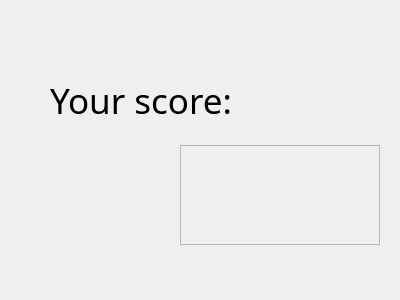
<?xml version="1.0" encoding="UTF-8"?>
<ui version="4.0">
 <class>scorer</class>
 <widget class="QWidget" name="scorer">
  <property name="geometry">
   <rect>
    <x>0</x>
    <y>0</y>
    <width>400</width>
    <height>300</height>
   </rect>
  </property>
  <property name="windowTitle">
   <string>Form</string>
  </property>
  <widget class="QLabel" name="label">
   <property name="geometry">
    <rect>
     <x>50</x>
     <y>50</y>
     <width>200</width>
     <height>100</height>
    </rect>
   </property>
   <property name="font">
    <font>
     <family>Book Antiqua</family>
     <pointsize>26</pointsize>
    </font>
   </property>
   <property name="text">
    <string>Your score:</string>
   </property>
  </widget>
  <widget class="QLabel" name="s">
   <property name="geometry">
    <rect>
     <x>180</x>
     <y>145</y>
     <width>200</width>
     <height>100</height>
    </rect>
   </property>
   <property name="font">
    <font>
     <family>Comic Sans MS</family>
     <pointsize>26</pointsize>
    </font>
   </property>
   <property name="frameShape">
    <enum>QFrame::Shape::StyledPanel</enum>
   </property>
   <property name="text">
    <string/>
   </property>
  </widget>
 </widget>
 <resources/>
 <connections/>
</ui>
